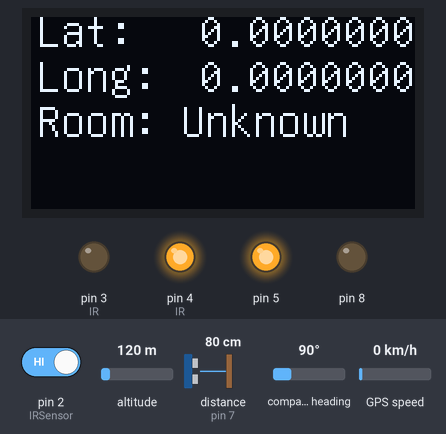
Recording of a sketch running on a simulated Arduino Mega 2560, built with avr-gcc and run on an emulated ATmega2560. On the bench: 128×64 one-colour display, output pins drawn as LEDs (lit = HIGH). Wiring (inferred from the names in the program): ultrasonic range finder: trigger pin 6; echo pin 7. Inputs (shaded band) come from the test bench; at power-on: distance to the obstacle (sensor on pin 7) 80 cm, pin 2 (IRSensor) HIGH, altitude 120 m, compass heading 90°, GPS speed 0 km/h. The echo pulse lasts 58.3 µs per cm; the GPS gets a fix after 3 s at 37.7749, -122.4194 with 8 satellites; pins used as bus, display or sensor lines are not drawn; what the sketch prints to the serial monitor is not drawn.

Above: at 1.2 s.
1.3 s: distance to the obstacle (sensor on pin 7) set to 2 cm
At 4.1 s:
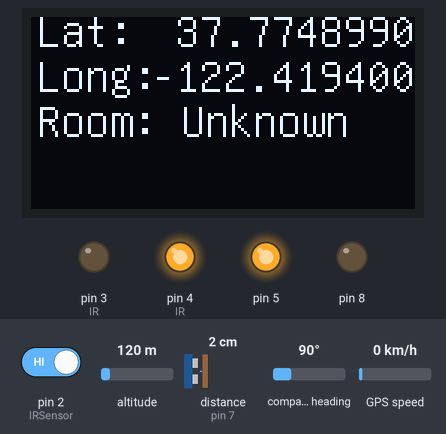
5.2 s: pin 2 (IRSensor) driven LOW
Timing chart, 0 to 8.2 s (numbered marks = the images above; inputs shaded):
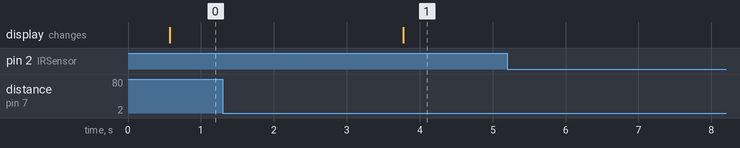

Measured:
- after the input at 5.2 s, every drawn part: stays the same

The sketch:

MessengerRobotFinal1.ino
```cpp
#include "U8glib.h"          // Library for OLED display
#include <TinyGPS++.h>       // Library for GPS
#include <math.h>            // For distance calculations

// OLED display initialization
U8GLIB_SSD1306_128X64 u8g(U8G_I2C_OPT_NONE | U8G_I2C_OPT_DEV_0);
TinyGPSPlus gps;

// Constants for ultrasonic and IR sensors
const int trigPin = 6;
const int echoPin = 7;
const int IRSensor = 2;

// GPS tolerance to handle deviations
const float TOLERANCE = 0.00001;

// Room coordinates (latitude, longitude, and room name)
struct Room {
  float latitude;
  float longitude;
  String name;
};

Room rooms[] = {
  {67.500000, 25.000000, "Room 0"},
  {67.500000, 24.999850, "Room 1"},
  {67.499850, 25.000000, "Room 2"},
  {67.499850, 24.999850, "Room 3"}
};

const int numRooms = sizeof(rooms) / sizeof(rooms[0]);

// Timing intervals
unsigned long gpsUpdateInterval = 1000;   // Update GPS every 1000 ms
unsigned long ultrasonicInterval = 500;  // Update ultrasonic every 500 ms
unsigned long IRInterval = 1000;         // Update IR every 1000 ms

unsigned long lastGpsUpdate = 0;
unsigned long lastUltrasonicUpdate = 0;
unsigned long lastIRUpdate = 0;

// Setup for ultrasonic sensor
void ultrasonicSetup() {
  pinMode(5, OUTPUT);
  pinMode(8, OUTPUT);
  digitalWrite(5, HIGH);
  digitalWrite(8, LOW);
  pinMode(trigPin, OUTPUT);
  pinMode(echoPin, INPUT);
}

// Setup for IR sensor
void IRSetup() {
  pinMode(3, OUTPUT);
  pinMode(4, OUTPUT);
  digitalWrite(4, HIGH);
  digitalWrite(3, LOW);
}

// Function to calculate Euclidean distance
float calculateDistance(float lat1, float lon1, float lat2, float lon2) {
  float dLat = lat1 - lat2;
  float dLon = lon1 - lon2;
  return sqrt(dLat * dLat + dLon * dLon);
}

// KNN-style room classification with tolerance for deviations
String classifyRoomWithTolerance(float lat, float lon) {
  for (int i = 0; i < numRooms; i++) {
    if (abs(lat - rooms[i].latitude) <= TOLERANCE && abs(lon - rooms[i].longitude) <= TOLERANCE) {
      return rooms[i].name;
    }
  }
  return "Unknown";
}

// Function to display location and room information on OLED
void displayLocationOnOLED(float latitude, float longitude, String room) {
  u8g.setFont(u8g_font_unifont);

  u8g.drawStr(2, 10, "Lat: ");
  char latStr[15];
  dtostrf(latitude, 11, 7, latStr);
  u8g.drawStr(40, 10, latStr);

  u8g.drawStr(2, 25, "Long: ");
  char longStr[15];
  dtostrf(longitude, 11, 7, longStr);
  u8g.drawStr(40, 25, longStr);

  u8g.drawStr(2, 40, "Room: ");
  u8g.drawStr(50, 40, room.c_str());
}

// Function to display sensor data and room classification
void displayInfo() {
  // IR Sensor
  Serial.print("IR Sensor: ");
  int sensorValue = digitalRead(IRSensor);
  if (sensorValue == LOW) {
    Serial.println("Object Detected!");
  } else {
    Serial.println("No Object Detected.");
  }

  delay(10);

  // Ultrasonic Sensor
  long duration;
  digitalWrite(trigPin, LOW);
  delayMicroseconds(2);
  digitalWrite(trigPin, HIGH);
  delayMicroseconds(5);
  digitalWrite(trigPin, LOW);
  duration = pulseIn(echoPin, HIGH);
  int distanceCM = duration * 0.034 / 2;
  Serial.print("Ultrasonic Distance: ");
  if (distanceCM > 25) {
    Serial.println("Out of Range");
  } else {
    Serial.print(distanceCM);
    Serial.println(" cm");
  }

  delay(10);

  // GPS and Room Classification
  float latitude = gps.location.lat();
  float longitude = gps.location.lng();
  String room = classifyRoomWithTolerance(latitude, longitude);

  Serial.print("Lat: ");
  Serial.println(latitude, 7);
  Serial.print("Long: ");
  Serial.println(longitude, 7);
  Serial.print("Room: ");
  Serial.println(room);

  // Display on OLED
  u8g.firstPage();
  do {
    displayLocationOnOLED(latitude, longitude, room);
  } while (u8g.nextPage());

  Serial.println();  // Add a couple of new lines for clarity
}

// Setup function
void setup() {
  ultrasonicSetup();
  IRSetup();

  Serial.begin(9600);
  Serial3.begin(9600); // For GPS module

  u8g.begin();
}

// Main loop function
void loop() {
  while (Serial3.available() > 0) {
    char c = Serial3.read();
    if (gps.encode(c)) {
      displayInfo();
    }
  }

  unsigned long currentMillis = millis();

  // Update ultrasonic sensor at intervals
  if (currentMillis - lastUltrasonicUpdate >= ultrasonicInterval) {
    lastUltrasonicUpdate = currentMillis;
    long duration;
    digitalWrite(trigPin, LOW);
    delayMicroseconds(2);
    digitalWrite(trigPin, HIGH);
    delayMicroseconds(5);
    digitalWrite(trigPin, LOW);
    duration = pulseIn(echoPin, HIGH);
    int distanceCM = duration * 0.034 / 2;
    Serial.print("Updated Ultrasonic Distance: ");
    if (distanceCM > 25) {
      Serial.println("Out of Range");
    } else {
      Serial.print(distanceCM);
      Serial.println(" cm");
    }
  }

  // Update IR sensor at intervals
  if (currentMillis - lastIRUpdate >= IRInterval) {
    lastIRUpdate = currentMillis;
    int sensorValue = digitalRead(IRSensor);
    Serial.print("Updated IR Sensor: ");
    if (sensorValue == LOW) {
      Serial.println("Object Detected!");
    } else {
      Serial.println("No Object Detected.");
    }
  }
}
```
